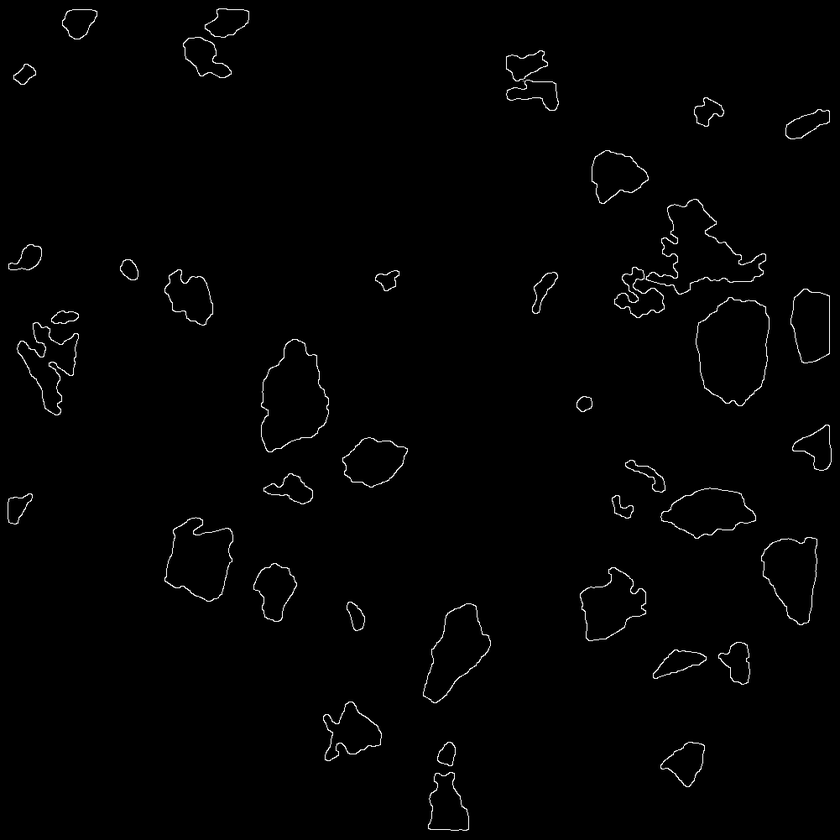
#> input picture data/yashi_qscan/edge/edge_cl.png, 840 x 840 px, shrunk from 1001 x 1001 before the run, found by its file name
$ python conncted_components.py
#> lines starting #> are read from the running program, lines starting #| are printed output that depends on the picture
# -*- coding: utf-8 -*-
# @Time : 2020/4/8 上午10:52
# @Author : LuoLu
# @FileName: conncted_components.py
# @Software: PyCharm
# @Github ：https://github.com/luolugithub
# @E-mail ：argluolu@gmail.com

import cv2
import numpy as np
from PIL import Image
from collections import Counter

img = cv2.imread('/home/luolu/PycharmProjects/ParticleDetection/data/yashi_qscan/edge/edge_cl.png', 0)
#> img is the input picture: shape (840, 840); min 0, max 255, mean 2.7
img = cv2.GaussianBlur(img, (1, 1), 0)
img = cv2.threshold(img, 127, 255, cv2.THRESH_BINARY)[1]  # ensure binary
#> img: shape (840, 840); 1% white in thin lines or dots
num_labels, labels_im = cv2.connectedComponents(img)
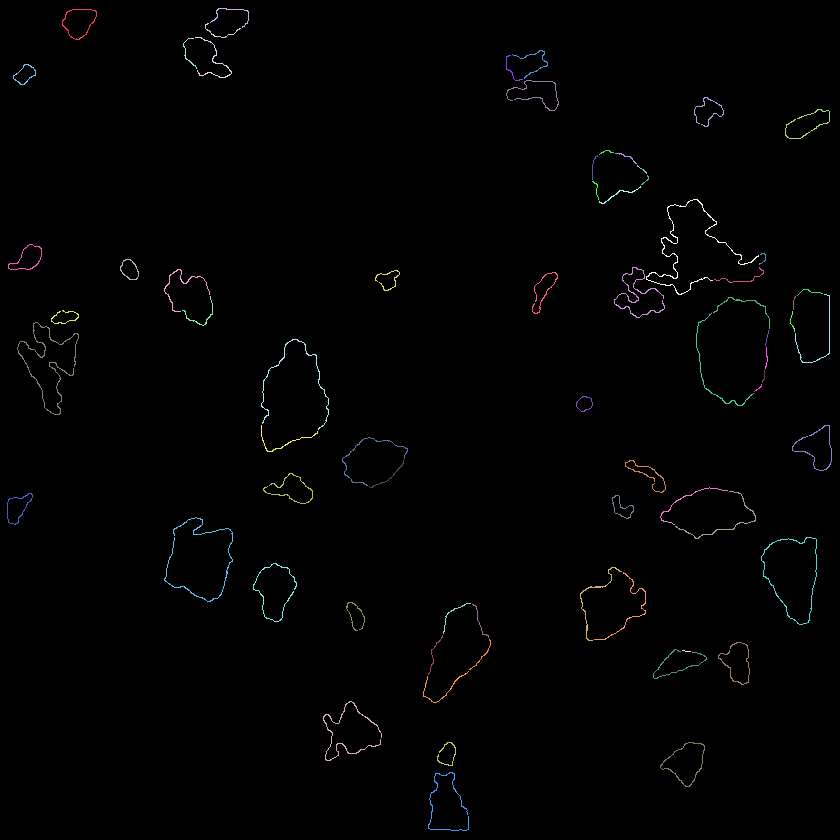
#> labels_im: shape (840, 840) int32; 71 distinct labels, from 0 to 70; one colour per label, 0 black
#> num_labels = 71
print("num_labels:", num_labels - 1)
#| num_labels: 70
# Image._show(Image.fromarray(labels_im == 2), title="labels_im.jpg")
print("len labels_im:", (labels_im == 2).shape)
#| len labels_im: (840, 840)
print("type labels_im:", type(labels_im))
#| type labels_im: <class 'numpy.ndarray'>
# [12 lines of commented-out code are left out]


def imshow_components(labels):
    # Map component labels to hue val
    label_hue = np.uint8(179 * labels / np.max(labels))
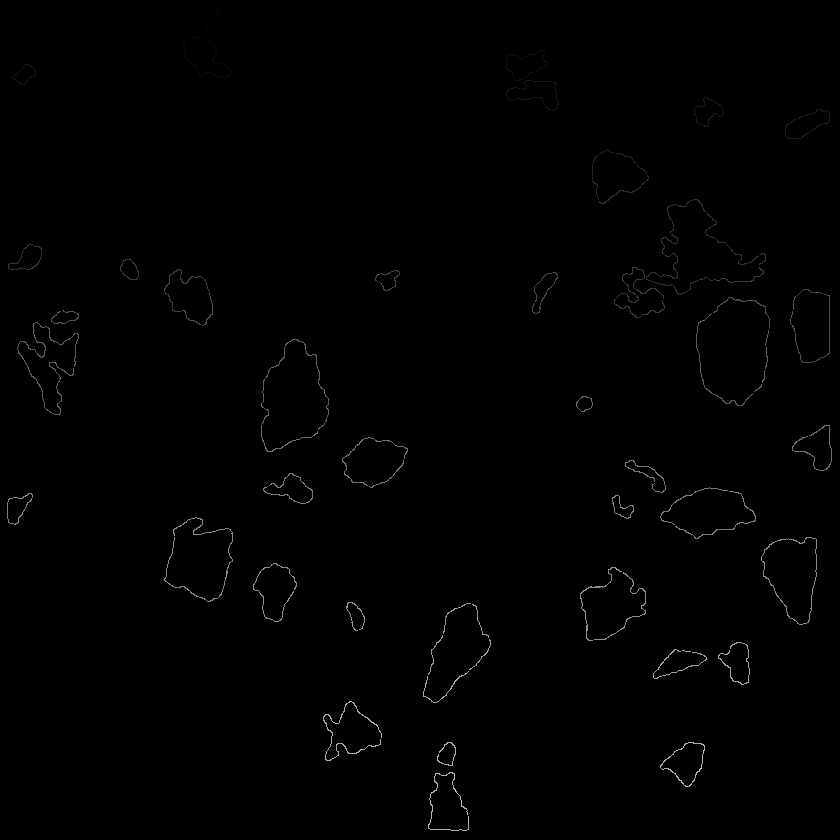
#> label_hue: shape (840, 840); min 0, max 179, mean 1
    # Image._show(Image.fromarray(label_hue), title="label_hue.jpg")

    blank_ch = 255 * np.ones_like(label_hue)
    labeled_img = cv2.merge([label_hue, blank_ch, blank_ch])
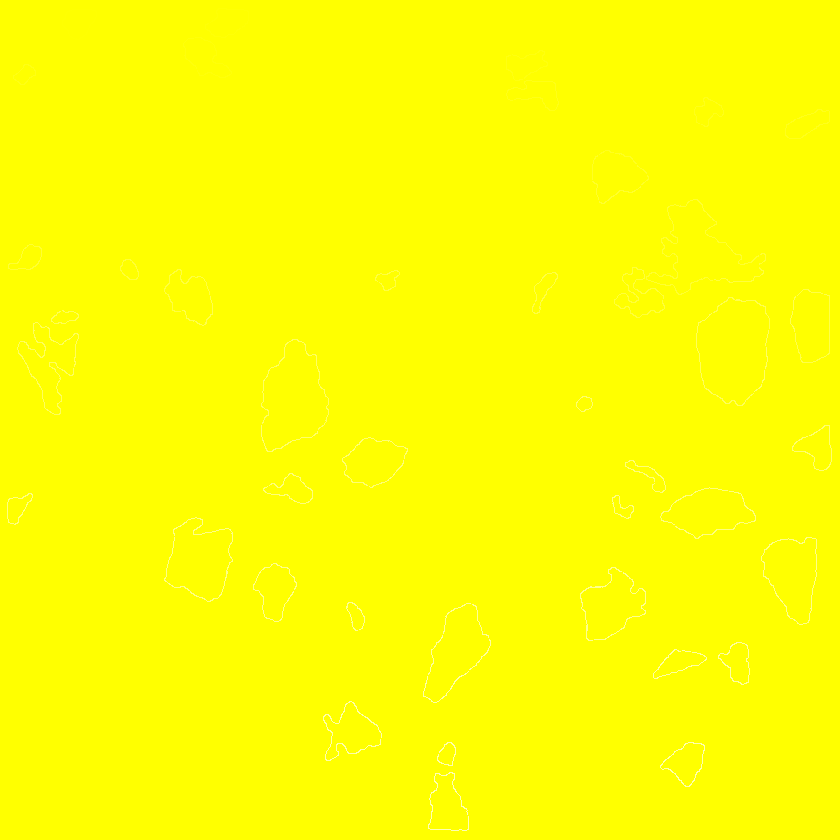
#> labeled_img: shape (840, 840, 3); mean of channels 0, 1, 2 1, 255, 255; drawn as B, G, R

    # cvt to BGR for display
    labeled_img = cv2.cvtColor(labeled_img, cv2.COLOR_HSV2BGR)
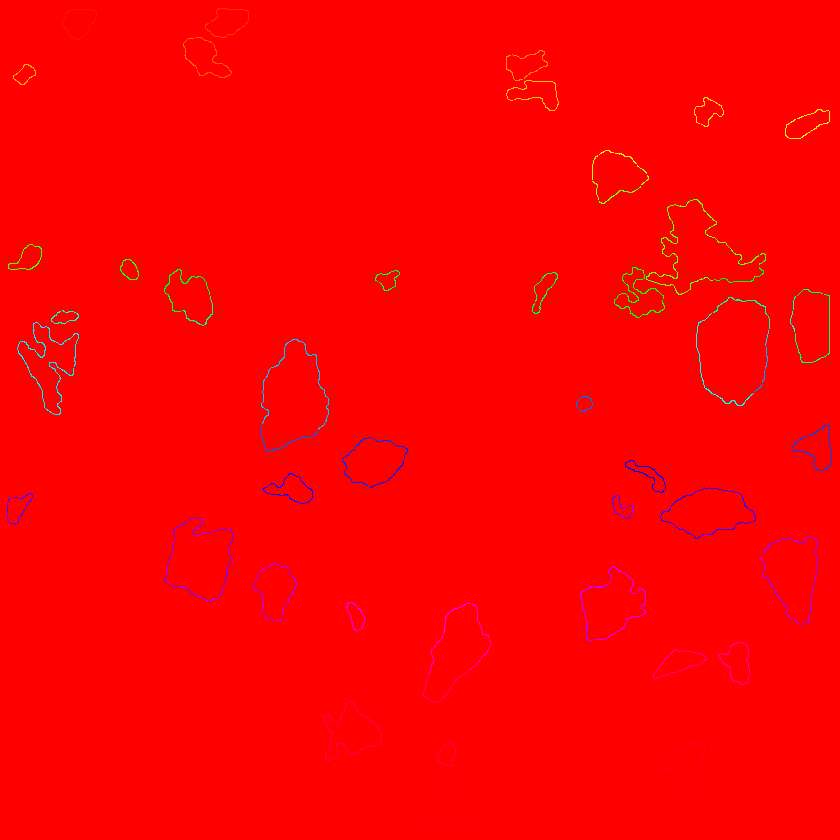
#> labeled_img: shape (840, 840, 3); mean B, G, R 1.4, 1.2, 253.6
    # Image._show(Image.fromarray(blank_ch), title="blank_ch.jpg")

    # set bg label to black
    labeled_img[label_hue == 0] = 40
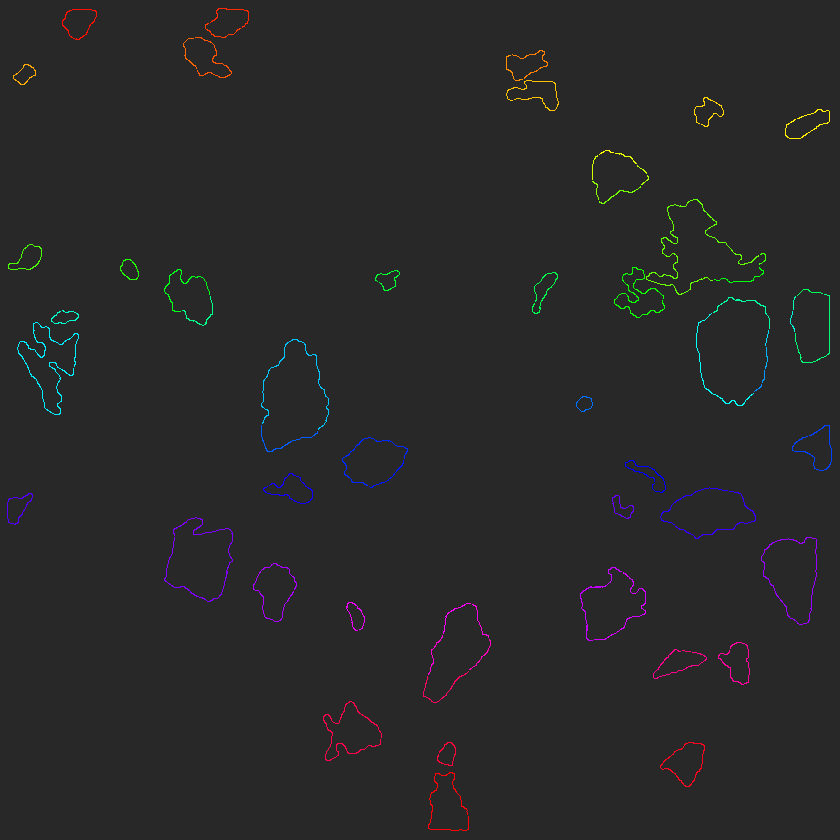
#> labeled_img: shape (840, 840, 3); mean B, G, R 41, 40.8, 40.8

    cv2.namedWindow("labeled", flags=2)
    cv2.imshow("labeled", labeled_img)
    cv2.waitKey(0)
    cv2.destroyAllWindows()


imshow_components(labels_im)
